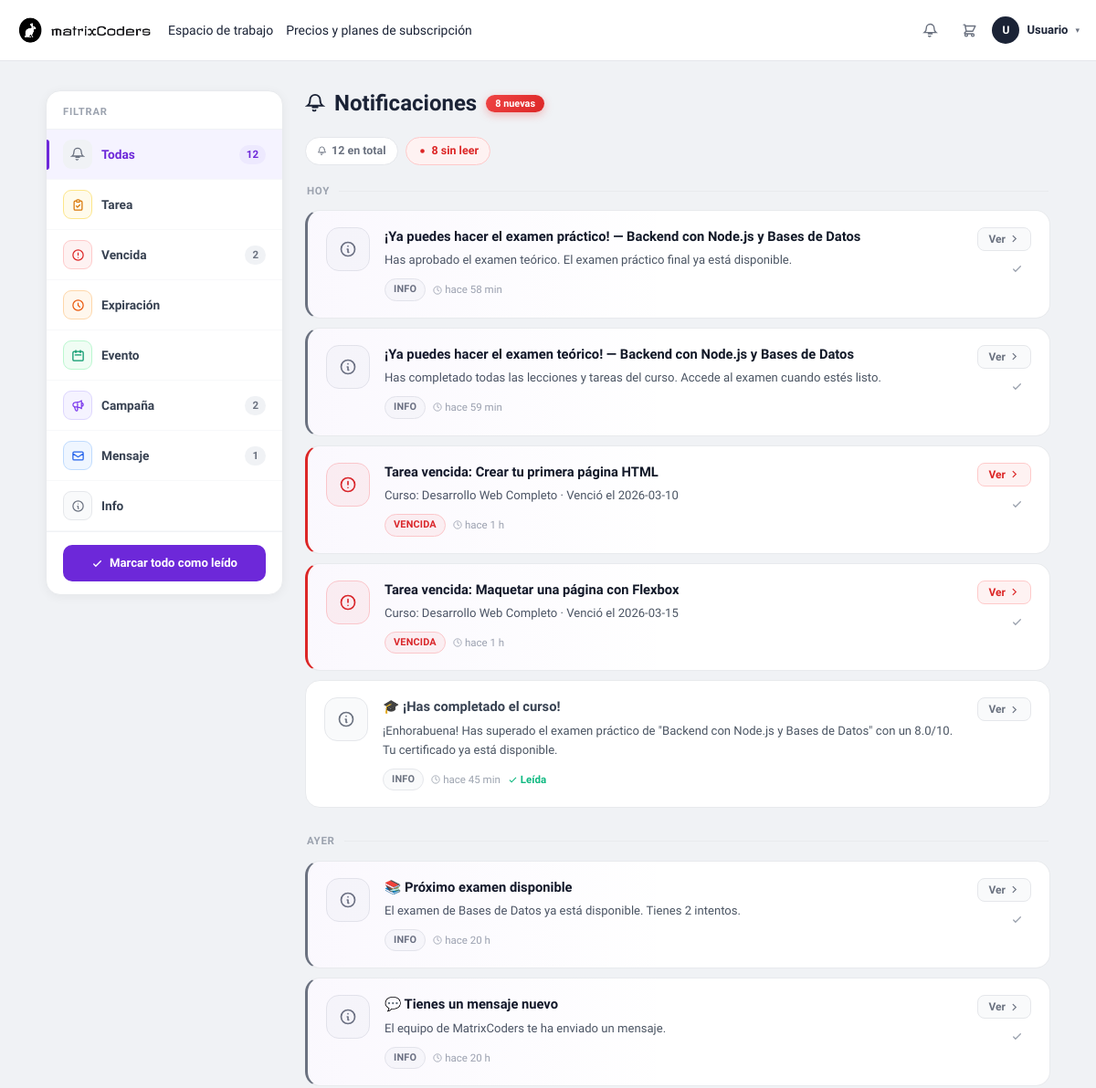
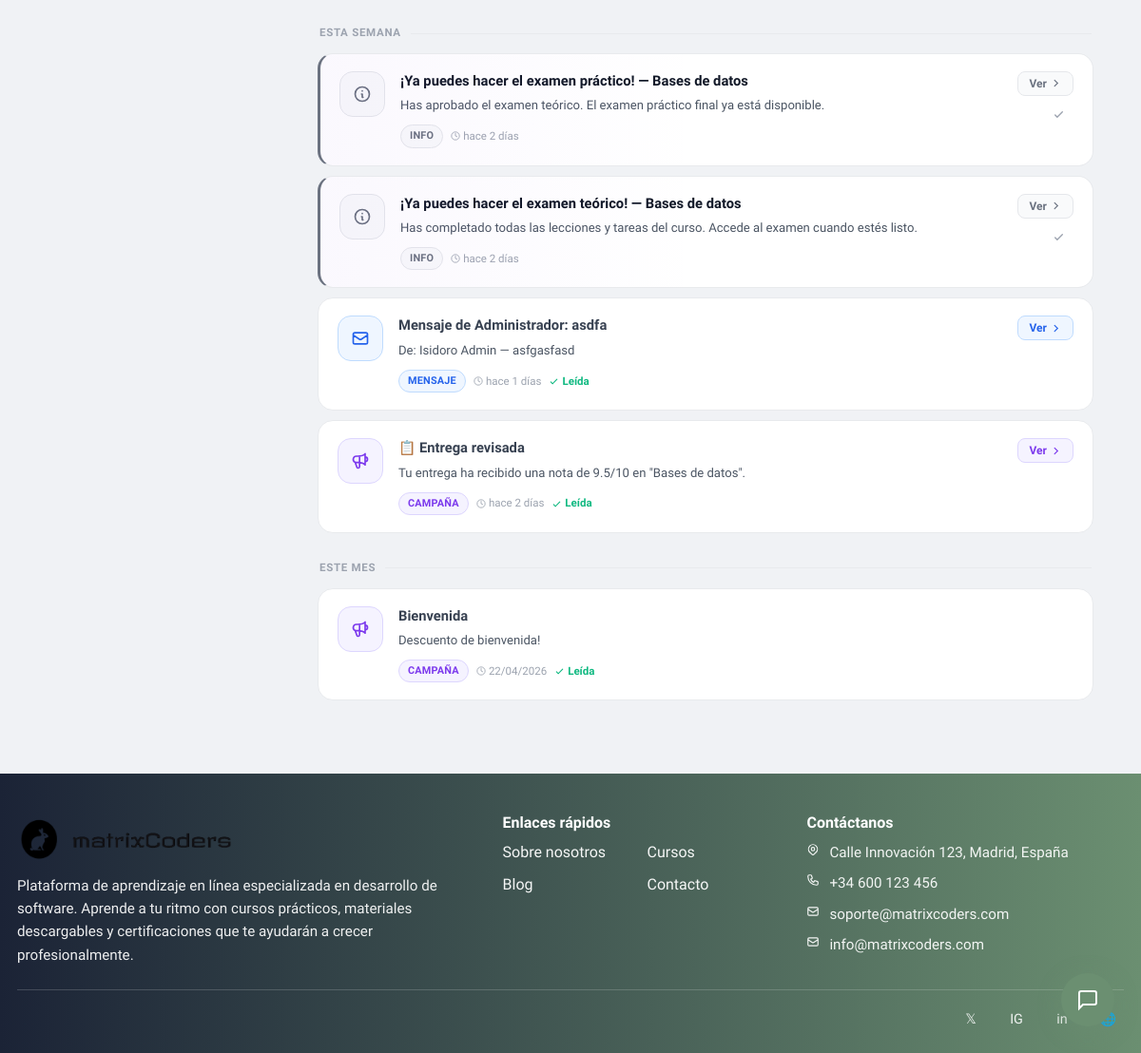
The page /index.php?url=notificaciones (signed in) on the database its author committed (2 pictures, top to bottom).
### tables this page shows
CREATE TABLE "notificacion" (
                        id         INTEGER PRIMARY KEY AUTOINCREMENT,
                        usuario_id INTEGER NOT NULL,
                        tipo       TEXT    NOT NULL DEFAULT 'info',
                        titulo     TEXT    NOT NULL,
                        cuerpo     TEXT    DEFAULT NULL,
                        leido      INTEGER NOT NULL DEFAULT 0,
                        url_accion TEXT    DEFAULT NULL,
                        ref_id     INTEGER DEFAULT NULL,
                        creado_en  TEXT    NOT NULL DEFAULT (datetime('now')),
                        FOREIGN KEY (usuario_id) REFERENCES usuario(id) ON DELETE CASCADE
                    );

### app/controllers/NotificacionesPageController.php (called while the page is built, shortened)
<?php
require_once __DIR__ . '/../models/Notificacion.php';
$db         = (new Database())->connect();
$usuario_id = (int)$_SESSION['usuario_id'];
$model      = new Notificacion($db);
$model->sincronizarAutomaticas($usuario_id);
$filtroTipo = $_GET['tipo'] ?? '';
$page       = max(1, (int)($_GET['p'] ?? 1));
$perPage    = 20;
$where  = 'WHERE usuario_id = ?';
$params = [$usuario_id];
$stmtTotal = $db->prepare("SELECT COUNT(*) FROM notificacion $where");
$stmtTotal->execute($params);
$totalRows = (int)$stmtTotal->fetchColumn();
$offset    = ($page - 1) * $perPage;
$stmtList = $db->prepare("
    SELECT * FROM notificacion
    $where
    ORDER BY leido ASC, creado_en DESC
    LIMIT $perPage OFFSET $offset
");
$stmtList->execute($params);
$notificaciones = $stmtList->fetchAll(PDO::FETCH_ASSOC);
$noLeidas = $model->contarNoLeidas($usuario_id);
require __DIR__ . '/../views/notificaciones/index.php';

### app/models/Notificacion.php (called while the page is built, shortened)
<?php
class Notificacion
{
    private PDO $db;
    public function __construct(PDO $db)
    {
        $this->db = $db;
    }
    public function contarNoLeidas(int $usuario_id): int
    {
        $stmt = $this->db->prepare(
            "SELECT COUNT(*) FROM notificacion WHERE usuario_id = ? AND leido = 0"
        );
        $stmt->execute([$usuario_id]);
        return (int)$stmt->fetchColumn();
    }
}

### app/views/notificaciones/index.php (the view, shortened to what this page needs)
<?php
$tiposConfig = [
    'tarea'             => ['label'=>'Tarea',          'color'=>'#d97706','bg'=>'#fffbeb','border'=>'#fde68a','icon'=>'M9 5H7a2 2 0 00-2 2v12a2 2 0 002 2h10a2 2 0 002-2V7a2 2 0 00-2-2h-2M9 5a2 2 0 002 2h2a2 2 0 002-2M9 5a2 2 0 012-2h2a2 2 0 012 2m-6 9l2 2 4-4'],
    'tarea_vencida'     => ['label'=>'Vencida',        'color'=>'#dc2626','bg'=>'#fef2f2','border'=>'#fecaca','icon'=>'M12 8v4m0 4h.01M21 12a9 9 0 11-18 0 9 9 0 0118 0z'],
    'expiracion'        => ['label'=>'Expiración',     'color'=>'#ea580c','bg'=>'#fff7ed','border'=>'#fed7aa','icon'=>'M12 8v4l3 3m6-3a9 9 0 11-18 0 9 9 0 0118 0z'],
    'evento_calendario' => ['label'=>'Evento',         'color'=>'#059669','bg'=>'#f0fdf4','border'=>'#bbf7d0','icon'=>'M8 7V3m8 4V3m-9 8h10M5 21h14a2 2 0 002-2V7a2 2 0 00-2-2H5a2 2 0 00-2 2v12a2 2 0 002 2z'],
    'crm'               => ['label'=>'Campaña',        'color'=>'#7c3aed','bg'=>'#f5f3ff','border'=>'#ddd6fe','icon'=>'M11 5.882V19.24a1.76 1.76 0 01-3.417.592l-2.147-6.15M18 13a3 3 0 100-6M5.436 13.683A4.001 4.001 0 017 6h1.832c4.1 0 7.625-1.234 9.168-3v14c-1.543-1.766-5.067-3-9.168-3H7a3.988 3.988 0 01-1.564-.317z'],
    'mensaje'           => ['label'=>'Mensaje',        'color'=>'#2563eb','bg'=>'#eff6ff','border'=>'#bfdbfe','icon'=>'M3 8l7.89 5.26a2 2 0 002.22 0L21 8M5 19h14a2 2 0 002-2V7a2 2 0 00-2-2H5a2 2 0 00-2 2v10a2 2 0 002 2z'],
    'info'              => ['label'=>'Info',           'color'=>'#6b7280','bg'=>'#f9fafb','border'=>'#e5e7eb','icon'=>'M13 16h-1v-4h-1m1-4h.01M21 12a9 9 0 11-18 0 9 9 0 0118 0z'],
];
function notifTimeAgo(?string $str): string {
    $diff = time() - strtotime($str);
    if ($diff < 3600)   return 'hace ' . floor($diff/60) . ' min';
    if ($diff < 86400)  return 'hace ' . floor($diff/3600) . ' h';
    if ($diff < 604800) return 'hace ' . floor($diff/86400) . ' días';
    return date('d/m/Y', strtotime($str));
}
function notifDateGroup(?string $str): string {
    $ts   = strtotime($str);
    $diff = (int)floor((mktime(0,0,0) - mktime(0,0,0,date('n',$ts),date('j',$ts),date('Y',$ts))) / 86400);
    if ($diff <= 0)  return 'Hoy';
    if ($diff === 1) return 'Ayer';
    if ($diff < 7)   return 'Esta semana';
    if ($diff < 30)  return 'Este mes';
    return date('F Y', $ts);
}
function buildNotifUrl(array $overrides = []): string {
    global $filtroTipo, $page;
    $p = ['url'=>'notificaciones','tipo'=>$overrides['tipo']??$filtroTipo,'p'=>$overrides['p']??$page];
    $p = array_filter($p, fn($v)=>$v!==''&&$v!==null);
    if (isset($p['p'])&&(int)$p['p']===1) unset($p['p']);
    return BASE_URL.'/index.php?'.http_build_query($p);
}
$grouped = [];
foreach ($notificaciones as $n) {
    $grouped[notifDateGroup($n['creado_en'])][] = $n;
}
$cntPorTipo = [];
$rowsCnt = $db->prepare("SELECT tipo, COUNT(*) AS c FROM notificacion WHERE usuario_id = ? GROUP BY tipo");
$rowsCnt->execute([$usuario_id]);
foreach ($rowsCnt->fetchAll(PDO::FETCH_ASSOC) as $r) {
    $cntPorTipo[$r['tipo']] = (int)$r['c'];
}
$totalTodas = array_sum($cntPorTipo);
?>
<!DOCTYPE html>
<html lang="es">
<head>
<link href="https://cdn.jsdelivr.net/npm/bootstrap@5.3.2/dist/css/bootstrap.min.css" rel="stylesheet">
<link rel="stylesheet" href="<?= BASE_URL ?>/css/header.css">
<link rel="stylesheet" href="<?= BASE_URL ?>/css/footer.css">
</head>
<body>
<?php require __DIR__ . '/../layout/header.php'; ?>
<div class="notif-page-wrap">
<div class="notif-layout">
  <aside class="notif-sidebar">
    <div class="sidebar-card">
      <div class="sidebar-head"><h3>Filtrar</h3></div>
      <a href="<?= buildNotifUrl(['tipo'=>'','p'=>1]) ?>" class="sidebar-item <?= $filtroTipo==='' ? 'active' : '' ?>">
        <span class="sidebar-icon" style="background:#f0f2f5">
          <svg width="16" height="16" fill="none" stroke="#6b7280" stroke-width="2" viewBox="0 0 24 24"><path stroke-linecap="round" d="M15 17H9m3.5 3.5a2 2 0 01-3 0M18 8A6 6 0 106 8c0 5-3 7-3 7h18s-3-2-3-7"/></svg>
        </span>
        <span class="sidebar-label">Todas</span>
        <span class="sidebar-cnt"><?= $totalTodas ?></span>
      </a>
      <?php foreach ($tiposConfig as $tKey => $tc): ?>
      <a href="<?= buildNotifUrl(['tipo'=>$tKey,'p'=>1]) ?>" class="sidebar-item <?= $filtroTipo===$tKey ? 'active' : '' ?>">
        <span class="sidebar-icon" style="background:<?= $tc['bg'] ?>;border:1px solid <?= $tc['border'] ?>">
          <svg width="15" height="15" fill="none" stroke="<?= $tc['color'] ?>" stroke-width="2" viewBox="0 0 24 24"><path stroke-linecap="round" stroke-linejoin="round" d="<?= $tc['icon'] ?>"/></svg>
        </span>
        <span class="sidebar-label"><?= $tc['label'] ?></span>
        <?php if (!empty($cntPorTipo[$tKey])): ?>
        <span class="sidebar-cnt"><?= $cntPorTipo[$tKey] ?></span>
        <?php endif; ?>
      </a>
      <?php endforeach; ?>
      <?php if ($noLeidas > 0): ?>
      <div class="sidebar-actions">
        <form method="POST" action="<?= BASE_URL ?>/index.php?url=notificaciones">
          <button type="submit" class="btn-mark-all">
            <svg width="13" height="13" fill="none" stroke="currentColor" stroke-width="2.5" viewBox="0 0 24 24"><path stroke-linecap="round" d="M5 13l4 4L19 7"/></svg>
            Marcar todo como leído
          </button>
        </form>
      </div>
      <?php endif; ?>
    </div>
  </aside>
  <main>
    <div class="notif-main-header">
      <div>
        <h1 class="notif-page-title">
          <svg width="22" height="22" fill="none" stroke="currentColor" stroke-width="2" viewBox="0 0 24 24"><path stroke-linecap="round" d="M15 17H9m3.5 3.5a2 2 0 01-3 0M18 8A6 6 0 106 8c0 5-3 7-3 7h18s-3-2-3-7"/></svg>
          Notificaciones
          <?php if ($noLeidas > 0): ?><span class="notif-new-badge"><?= $noLeidas ?> nueva<?= $noLeidas!==1?'s':'' ?></span><?php endif; ?>
        </h1>
      </div>
    </div>
    <?php if (!empty($notificaciones)): ?>
    <div class="notif-stats">
      <span class="stat-pill total">
        <svg width="11" height="11" fill="none" stroke="currentColor" stroke-width="2" viewBox="0 0 24 24"><path stroke-linecap="round" d="M15 17H9m3.5 3.5a2 2 0 01-3 0M18 8A6 6 0 106 8c0 5-3 7-3 7h18s-3-2-3-7"/></svg>
        <?= $totalRows ?> en total
      </span>
      <?php if ($noLeidas > 0): ?>
      <span class="stat-pill unread">
        <svg width="11" height="11" fill="currentColor" viewBox="0 0 24 24"><circle cx="12" cy="12" r="5"/></svg>
        <?= $noLeidas ?> sin leer
      </span>
      <?php endif; ?>
    </div>
    <?php endif; ?>
    <?php if (empty($notificaciones)): ?>
    <div class="notif-empty">
      <div class="notif-empty-icon">
        <svg width="32" height="32" fill="none" stroke="#6d28d9" stroke-width="1.5" viewBox="0 0 24 24"><path stroke-linecap="round" d="M15 17H9m3.5 3.5a2 2 0 01-3 0M18 8A6 6 0 106 8c0 5-3 7-3 7h18s-3-2-3-7"/></svg>
      </div>
      <h3>Sin notificaciones<?= $filtroTipo?' de este tipo':'' ?></h3>
      <p>Cuando tengas actividad nueva aparecerá aquí.</p>
    </div>
    <?php else: ?>
    <?php foreach ($grouped as $grupLabel => $items): ?>
    <div class="notif-group">
      <div class="notif-group-label"><?= htmlspecialchars($grupLabel) ?></div>
      <?php foreach ($items as $n):
        $tc      = $tiposConfig[$n['tipo']] ?? $tiposConfig['info'];
        $esLeida = (bool)$n['leido'];
        $leerUrl = BASE_URL . '/index.php?url=notificaciones&leer=' . $n['id']
                 . ($n['url_accion'] ? '&goto=' . urlencode($n['url_accion']) : '')
                 . ($filtroTipo ? '&tipo=' . urlencode($filtroTipo) : '')
                 . '&p=' . $page;
      ?>
      <div class="notif-card <?= $esLeida?'':'unread' ?>"
           id="ncard-<?= $n['id'] ?>"
           style="--tc:<?= $tc['color'] ?>;--tc-bg:<?= $tc['bg'] ?>;--tc-border:<?= $tc['border'] ?>;--tc-color:<?= $tc['color'] ?>">
        <div class="notif-icon-wrap" style="background:<?= $tc['bg'] ?>;border-color:<?= $tc['border'] ?>">
          <svg width="20" height="20" fill="none" stroke="<?= $tc['color'] ?>" stroke-width="2" viewBox="0 0 24 24">
            <path stroke-linecap="round" stroke-linejoin="round" d="<?= $tc['icon'] ?>"/>
          </svg>
        </div>
        <div class="notif-body">
          <p class="notif-title"><?= htmlspecialchars($n['titulo']) ?></p>
          <?php if (!empty($n['cuerpo'])): ?>
          <p class="notif-sub"><?= htmlspecialchars($n['cuerpo']) ?></p>
          <?php endif; ?>
          <div class="notif-footer-row">
            <span class="notif-type-chip" style="background:<?= $tc['bg'] ?>;color:<?= $tc['color'] ?>;border-color:<?= $tc['border'] ?>"><?= $tc['label'] ?></span>
            <span class="notif-time">
              <svg width="10" height="10" fill="none" stroke="currentColor" stroke-width="2" viewBox="0 0 24 24"><circle cx="12" cy="12" r="10"/><path stroke-linecap="round" d="M12 6v6l4 2"/></svg>
              <?= notifTimeAgo($n['creado_en']) ?>
            </span>
            <?php if ($esLeida): ?>
            <span class="notif-read-check">
              <svg width="11" height="11" fill="none" stroke="currentColor" stroke-width="2.5" viewBox="0 0 24 24"><path stroke-linecap="round" d="M5 13l4 4L19 7"/></svg>
              Leída
            </span>
            <?php endif; ?>
          </div>
        </div>
        <div class="notif-actions">
          <?php if ($n['url_accion']): ?>
          <a href="<?= htmlspecialchars($leerUrl) ?>" class="notif-btn primary">
            Ver
            <svg width="11" height="11" fill="none" stroke="currentColor" stroke-width="2.5" viewBox="0 0 24 24"><path stroke-linecap="round" d="M9 5l7 7-7 7"/></svg>
          </a>
          <?php endif; ?>
          <?php if (!$esLeida): ?>
          <button class="notif-btn ghost" onclick="marcarLeida(<?= $n['id'] ?>, this)" type="button" title="Marcar como leída">
            <svg width="13" height="13" fill="none" stroke="currentColor" stroke-width="2.5" viewBox="0 0 24 24"><path stroke-linecap="round" d="M5 13l4 4L19 7"/></svg>
          </button>
          <?php endif; ?>
        </div>
      </div>
      <?php endforeach; ?>
    </div>
    <?php endforeach; ?>
    <?php endif; ?>
  </main>
</div>
</div>
<?php require __DIR__ . '/../layout/footer.php'; ?>
</body>
</html>

### public/css/header.css (style rules this page uses)
:root { --mc-green: #6B8F71; --mc-dark: #1B2336; --mc-text: #1B2336; --mc-muted: #6b7280; --mc-bg: #ffffff; --mc-border: #e5e7eb; }

### public/css/footer.css (style rules this page uses)
:root { --mc-green: #6B8F71; --mc-dark: #1B2336; --mc-footer: #1D1E18; --mc-border-soft: rgba(255, 255, 255, .18); }

### rows shown on the page
notificacion: titulo "¡Ya puedes hacer el examen práctico! — Backend con Node.js y Bases de Datos", cuerpo "Has aprobado el examen teórico. El examen práctico final ya está disponible.", tipo "INFO", creado_en "hace 58 min"
notificacion: titulo "¡Ya puedes hacer el examen teórico! — Backend con Node.js y Bases de Datos", cuerpo "Has completado todas las lecciones y tareas del curso. Accede al examen cuando estés listo.", tipo "INFO", creado_en "hace 59 min"
notificacion: titulo "Tarea vencida: Crear tu primera página HTML", cuerpo "Curso: Desarrollo Web Completo · Venció el 2026-03-10", tipo "VENCIDA", creado_en "hace 1 h"
notificacion: titulo "Tarea vencida: Maquetar una página con Flexbox", cuerpo "Curso: Desarrollo Web Completo · Venció el 2026-03-15", tipo "VENCIDA", creado_en "hace 1 h"
notificacion: titulo "🎓 ¡Has completado el curso!", cuerpo "¡Enhorabuena! Has superado el examen práctico de \"Backend con Node.js y Bases de Datos\" con un 8.0/10. Tu certificado ya está disponible.", tipo "INFO", creado_en "hace 45 min", leido 1 (drawn)
notificacion: titulo "📚 Próximo examen disponible", cuerpo "El examen de Bases de Datos ya está disponible. Tienes 2 intentos.", tipo "INFO", creado_en "hace 20 h"
notificacion: titulo "💬 Tienes un mensaje nuevo", cuerpo "El equipo de MatrixCoders te ha enviado un mensaje.", tipo "INFO", creado_en "hace 20 h"
notificacion: titulo "¡Ya puedes hacer el examen práctico! — Bases de datos", cuerpo "Has aprobado el examen teórico. El examen práctico final ya está disponible.", tipo "INFO", creado_en "hace 2 días"
notificacion: titulo "¡Ya puedes hacer el examen teórico! — Bases de datos", cuerpo "Has completado todas las lecciones y tareas del curso. Accede al examen cuando estés listo.", tipo "INFO", creado_en "hace 2 días"
notificacion: titulo "Mensaje de Administrador: asdfa", cuerpo "De: Isidoro Admin — asfgasfasd", tipo "MENSAJE", creado_en "hace 1 días", leido 1 (drawn)
notificacion: titulo "📋 Entrega revisada", cuerpo "Tu entrega ha recibido una nota de 9.5/10 en \"Bases de datos\".", tipo "CAMPAÑA", creado_en "hace 2 días", leido 1 (drawn)
notificacion: titulo "Bienvenida", cuerpo "Descuento de bienvenida!", tipo "CAMPAÑA", creado_en "22/04/2026", leido 1 (drawn)

### other values the page prints
mb_strtoupper(mb_substr($nombreMenu, 0, 1, 'UTF-8'), 'UTF-8') "U"
$nombreMenu "Usuario"
$totalTodas "12"
$tc['label'] "Tarea"
$tc['label'] "Vencida"
$cntPorTipo[$tKey] "2"
$tc['label'] "Expiración"
$tc['label'] "Evento"
$tc['label'] "Campaña"
$tc['label'] "Mensaje"
$cntPorTipo[$tKey] "1"
$tc['label'] "Info"
$noLeidas "8"
$totalRows "12"
$grupLabel "HOY"
